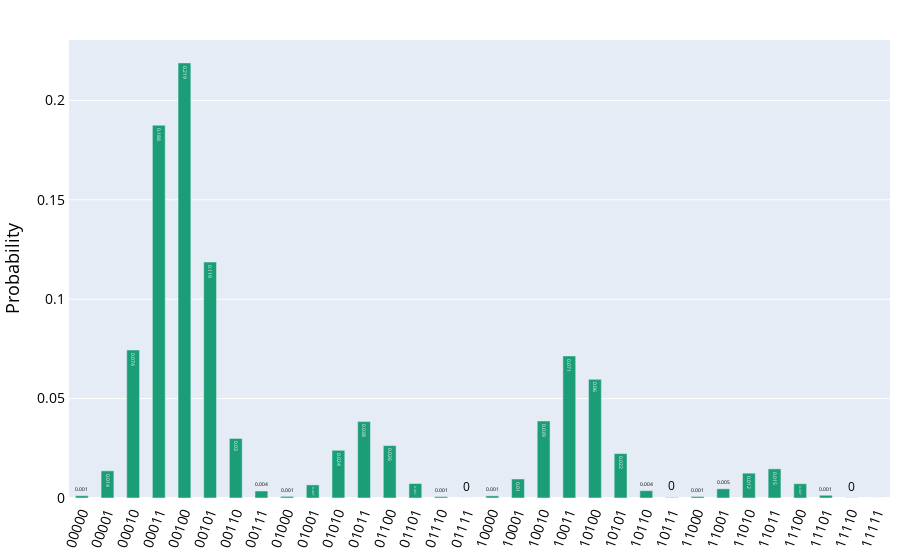

Source (notebook cell):
### Code cell
job = execute(uncertainty_model, backend=Aer.get_backend('statevector_simulator'))
probability_distribution(job.result().get_counts())

### Figure 1 — Plotly figure (JSON) as saved in the notebook; plotly's stock layout.template omitted (floating-point values rounded to 4 significant figures)
{"data": [{"hoverinfo": "text", "hovertext": ["<b>00000</b><br>P = 0.001", "<b>00001</b><br>P = 0.014", "<b>00010</b><br>P = 0.074", "<b>00011</b><br>P = 0.188", "<b>00100</b><br>P = 0.219", "<b>00101</b><br>P = 0.119", "<b>00110</b><br>P = 0.03", "<b>00111</b><br>P = 0.004", "<b>01000</b><br>P = 0.001", "<b>01001</b><br>P = 0.007", "<b>01010</b><br>P = 0.024", "<b>01011</b><br>P = 0.038", "<b>01100</b><br>P = 0.026", "<b>01101</b><br>P = 0.007", "<b>01110</b><br>P = 0.001", "<b>01111</b><br>P = 0.0", "<b>10000</b><br>P = 0.001", "<b>10001</b><br>P = 0.01", "<b>10010</b><br>P = 0.039", "<b>10011</b><br>P = 0.071", "<b>10100</b><br>P = 0.06", "<b>10101</b><br>P = 0.022", "<b>10110</b><br>P = 0.004", "<b>10111</b><br>P = 0.0", "<b>11000</b><br>P = 0.001", "<b>11001</b><br>P = 0.005", "<b>11010</b><br>P = 0.012", "<b>11011</b><br>P = 0.015", "<b>11100</b><br>P = 0.007", "<b>11101</b><br>P = 0.001", "<b>11110</b><br>P = 0.0", "<b>11111</b><br>P = 0.0"], "marker": {"color": "#1b9e77"}, "name": "", "text": [0.001, 0.014, 0.074, 0.188, 0.219, 0.119, 0.03, 0.004, 0.001, 0.007, 0.024, 0.038, 0.026, 0.007, 0.001, 0, 0.001, 0.01, 0.039, 0.071, 0.06, 0.022, 0.004, 0, 0.001, 0.005, 0.012, 0.015, 0.007, 0.001, 0, 0], "textposition": "auto", "type": "bar", "width": 0.5, "x": [0, 1, 2, 3, 4, 5, 6, 7, 8, 9, 10, 11, 12, 13, 14, 15, 16, 17, 18, 19, 20, 21, 22, 23, 24, 25, 26, 27, 28, 29, 30, 31], "y": [0.001151, 0.01365, 0.07445, 0.1875, 0.2188, 0.1187, 0.02996, 0.003525, 0.0008126, 0.0066, 0.024, 0.03845, 0.02635, 0.007284, 0.0006999, 1.293e-05, 0.001077, 0.009561, 0.03875, 0.07147, 0.05968, 0.02235, 0.003692, 0.0002612, 0.0007598, 0.004622, 0.01249, 0.01465, 0.007187, 0.001372, 8.625e-05, 9.584e-07]}], "layout": {"font": {"color": "black"}, "margin": {"b": 10, "l": 50, "r": 10, "t": 40}, "paper_bgcolor": "white", "showlegend": false, "title": {"font": {"size": 20}, "x": 0.5}, "xaxis": {"linewidth": 1, "showline": true, "tickangle": -70, "tickfont": {"size": 14}, "ticktext": ["00000", "00001", "00010", "00011", "00100", "00101", "00110", "00111", "01000", "01001", "01010", "01011", "01100", "01101", "01110", "01111", "10000", "10001", "10010", "10011", "10100", "10101", "10110", "10111", "11000", "11001", "11010", "11011", "11100", "11101", "11110", "11111"], "tickvals": [0, 1, 2, 3, 4, 5, 6, 7, 8, 9, 10, 11, 12, 13, 14, 15, 16, 17, 18, 19, 20, 21, 22, 23, 24, 25, 26, 27, 28, 29, 30, 31]}, "yaxis": {"linewidth": 1, "showline": true, "tickfont": {"size": 14}, "title": {"font": {"size": 18}, "text": "Probability"}}}}
